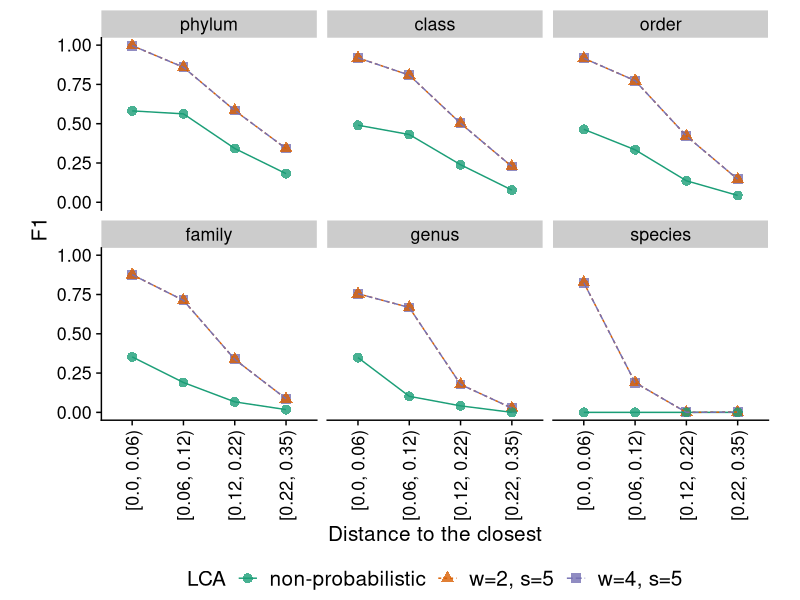

Here is the R script that generated this plot: (Note: this script raises an error after producing the figure.)
require(ggplot2)
require(readr)
require(cowplot)
require(dplyr)

summary_scores_pu <- read_csv("../results/summary_scores_pu.csv")
summary_scores_pu <- summary_scores_pu %>%
  filter(Taxonomic_Rank != "superkingdom") %>%
  mutate(Distance_to_closest = factor(Distance_to_closest, levels = unique(Distance_to_closest)))

summary_scores_pu$Taxonomic_Rank <- factor(
  summary_scores_pu$Taxonomic_Rank,
  levels = c("phylum", "class", "order", "family", "genus", "species")
)

ggplot(summary_scores_pu, aes(x = Distance_to_closest, y = F1, color = Method, shape = Method, group = Method)) +
  facet_wrap(vars(Taxonomic_Rank), nrow = 2) +
  geom_point(size = 3, alpha = 0.8) +
  geom_line(aes(linetype = Method)) +
  labs(linetype = "LCA", shape = "LCA", colour = "LCA", x = "Distance to the closest", y = "F1") +
  theme_cowplot(font_size = 15) +
  theme(legend.position = "bottom", legend.justification = "center", legend.text = element_text(size = 15)) +
  scale_colour_brewer(palette = "Dark2") +
  theme(axis.text.x = element_text(angle = 90, vjust = 0.5, hjust = 1), aspect.ratio = 0.8)
ggsave2("../figures/pu_comparison_LCA.pdf", width = 7.5, height = 6)